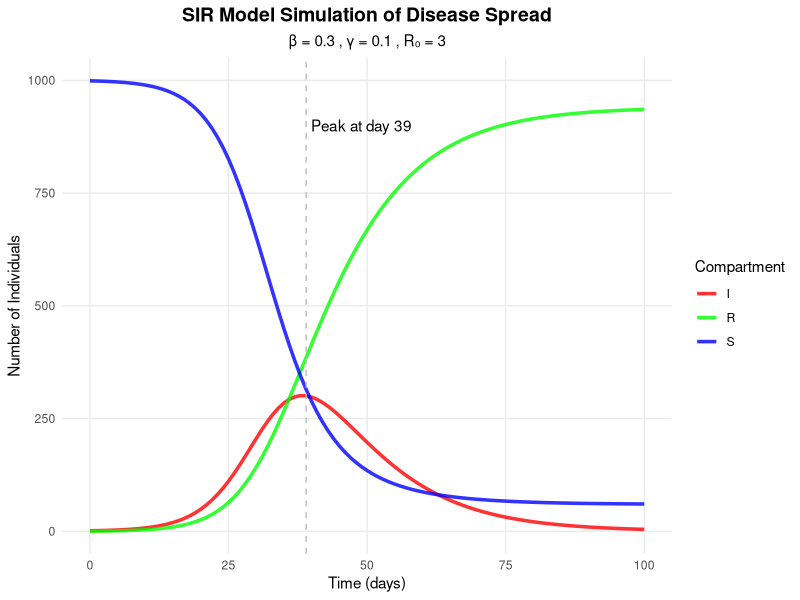

Source code (R):
library(deSolve)
library(ggplot2)
library(tidyr)

# Define the SIR model function
sir_model <- function(time, state, parameters) {
  with(as.list(c(state, parameters)), {
    # Calculate derivatives
    dS <- -beta * S * I / N         # Susceptible
    dI <- beta * S * I / N - gamma * I  # Infected
    dR <- gamma * I                 # Recovered
    
    # Return the rates of change
    return(list(c(dS, dI, dR)))
  })
}

# Simulation parameters
N <- 1000           # Total population
init <- c(S = 999,  # Initial susceptible (99.9% of population)
          I = 1,    # Initial infected (1 case)
          R = 0)    # Initial recovered (0 cases)

params <- c(beta = 0.3,   # Infection rate (contacts per day)
            gamma = 0.1)  # Recovery rate (1/days infectious)

times <- seq(0, 100, by = 1)  # Time frame (100 days in daily steps)

# Run the simulation
out <- ode(y = init, 
           times = times, 
           func = sir_model, 
           parms = params)

# Convert to data frame for plotting
out_df <- as.data.frame(out)

# Reshape data for ggplot (long format)
out_long <- pivot_longer(out_df, 
                         cols = c("S", "I", "R"), 
                         names_to = "Compartment", 
                         values_to = "Count")

# Create the plot with improved formatting
ggplot(out_long, aes(x = time, y = Count, color = Compartment)) +
  geom_line(size = 1.2, alpha = 0.8) +
  scale_color_manual(values = c("S" = "blue", "I" = "red", "R" = "green")) +
  labs(title = "SIR Model Simulation of Disease Spread",
       subtitle = paste("β =", params["beta"], ", γ =", params["gamma"], 
                        ", R₀ =", round(params["beta"]/params["gamma"], 2)),
       x = "Time (days)", 
       y = "Number of Individuals",
       color = "Compartment") +
  theme_minimal() +
  theme(plot.title = element_text(size = 14, face = "bold", hjust = 0.5),
        plot.subtitle = element_text(hjust = 0.5),
        legend.position = "right",
        panel.grid.minor = element_blank()) +
  scale_y_continuous(limits = c(0, N)) +
  geom_vline(xintercept = which.max(out_df$I), 
             linetype = "dashed", color = "gray") +
  annotate("text", x = which.max(out_df$I)+10, y = N*0.9,
           label = paste("Peak at day", which.max(out_df$I)),
           color = "black")
